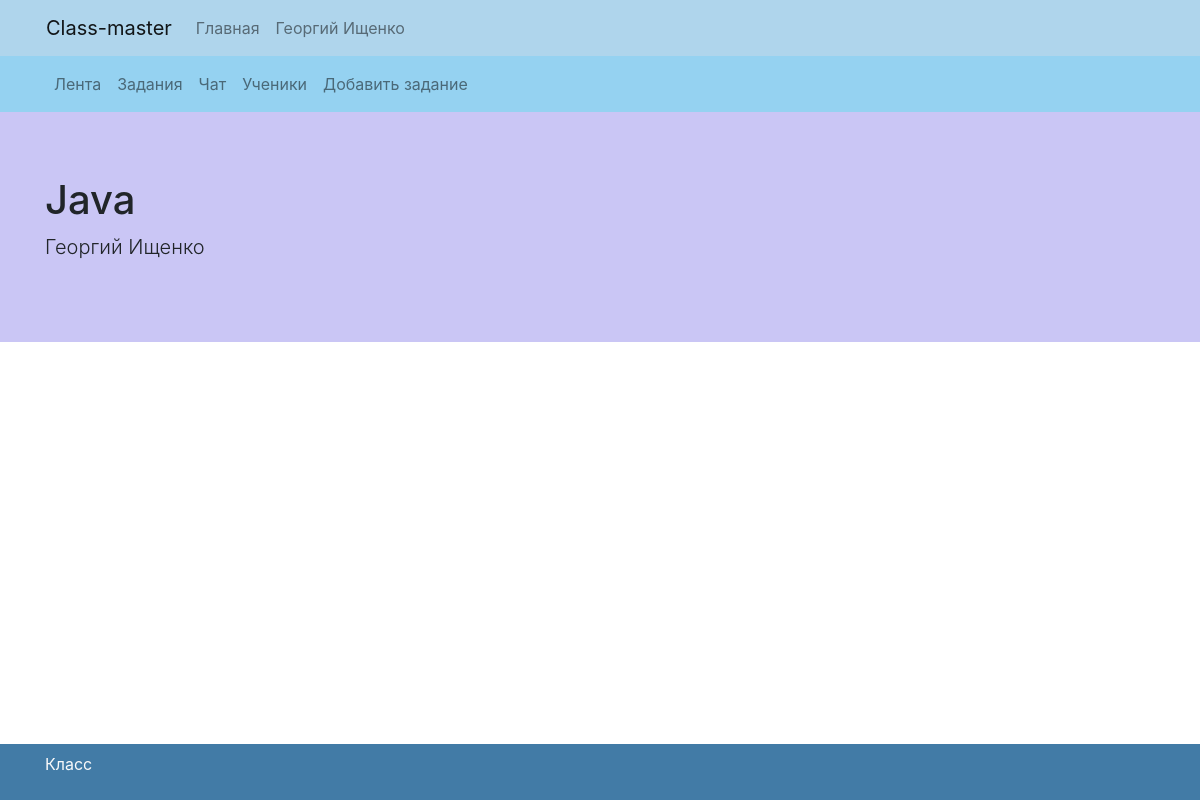
Page /classes/Java-20/feed (signed in) on the committed database.
### my_class/models.py (models this page shows, shortened)
class Class(models.Model):
    name = models.CharField(max_length=32)
    teacher = models.ForeignKey(settings.AUTH_USER_MODEL, on_delete=models.CASCADE, null=True, blank=True)
    class Meta:
        verbose_name = "Классы"
        verbose_name_plural = "Классы"
    def is_teacher(self):
        if self.teacher:
            return True
        else:
            return False

### my_class/views.py (the view)
# urls.py: path('classes/<str:name>-<int:pk>/feed', class_view, name='classcontent_url'),
@login_required
def class_view(request,name,pk):
	current_class = Class.objects.get(pk=pk)
	return render(request,'class_view.html',
		{
		'class':current_class,
		})

### my_class/templates/class_view.html
{% extends "base.html" %}
{% block content %}
<div style="background-color: #95D2F1;">
    <nav class="container navbar navbar-expand-lg navbar-light">
        <div class="collapse navbar-collapse" id="navbarNavAltMarkup">
          <div class="navbar-nav">
            <a class="nav-link" href="feed">Лента</a>
            <a class="nav-link" href="tasks">Задания</a>
            <a class="nav-link" href="chat">Чат</a>
            <a class="nav-link" href="students">Ученики</a>
            {% if class.is_teacher %}
            <a class="nav-link" href="task_add">Добавить задание</a>
            {% endif %}
          </div>
        </div>
    </nav>
</div>
<div class="jumbotron jumbotron-fluid" style="background-color: #CAC6F5;">
  <div class="container">
    <h1 class="display-5">{{class.name}}</h1>
    <p class="lead">{{class.teacher.first_name}} {{class.teacher.last_name}}</p>
  </div>
</div>
{% endblock %}

### my_class/templates/base.html (shortened to what this page needs)
{% load static %}
<!doctype html>
<html>
  <head>
  	<link href="{% static 'vendor/bootstrap/css/bootstrap.min.css' %}" rel="stylesheet">
  </head>
  <header>
    <div style="background-color: #AFD5EC;">
      <nav class="container navbar navbar-expand-lg navbar-light">
        <a class="navbar-brand" href="/">Class-master</a>
        <div class="collapse navbar-collapse" id="navbarNavAltMarkup">
          <div class="navbar-nav">
            <a class="nav-link" href="/">Главная</a>
            <a class="nav-link float-right" href="/im">{{request.user.first_name}} {{request.user.last_name}}</a>
          </div>
        </div>
      </nav>
    </div>
  </header>
  <body>
    {% block content %}
    {% endblock %}
  </body>
  <footer class="footer mt-auto py-2 fixed-bottom" style="background-color: #427BA6;">
    <div class="container">
      <p class="text-light">Класс</p>
    </div>
  </footer>
</html>

### rows in the picture
Class: name "Java", teacher.first_name "Георгий", teacher.last_name "Ищенко"

### other values in the picture
{{ request.user.first_name }} "Георгий"
{{ request.user.last_name }} "Ищенко"
